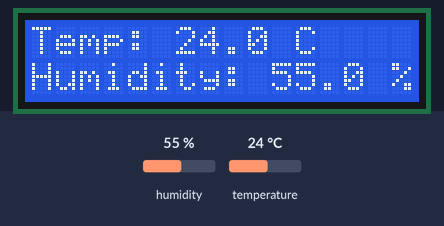
Simulated run of this program. Board: Raspberry Pi Pico running MicroPython. Shown: 16×2 character LCD. The inputs (shaded band) are chosen by the test bench; at power-on: humidity 55 %, temperature 24 °C.

Above: at 1.2 s.
1.3 s: humidity set to 22 %
At 3.0 s:
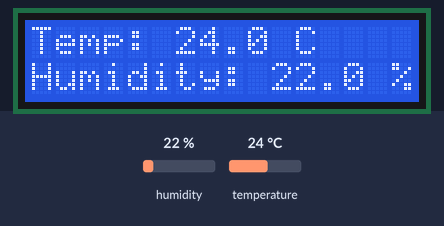
5.5 s: temperature set to 12 °C
At 7.0 s:
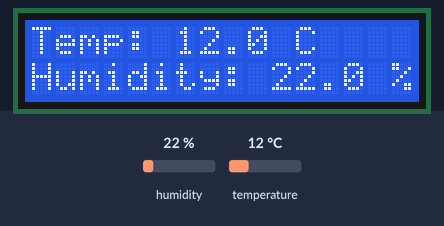
8.9 s: humidity set to 40 %
At 10.0 s:
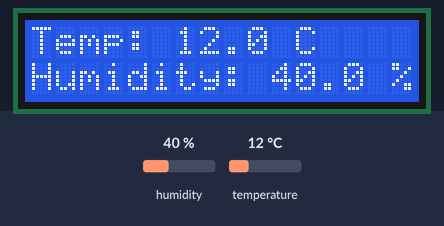
12.1 s: temperature set to 19 °C
At 13.6 s:
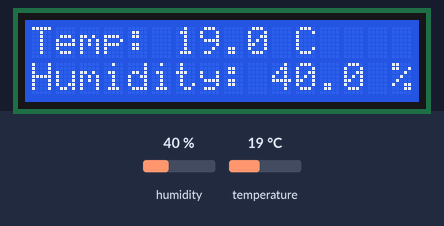
Timing chart, 0 to 15.1 s (numbered marks = the images above; inputs shaded):
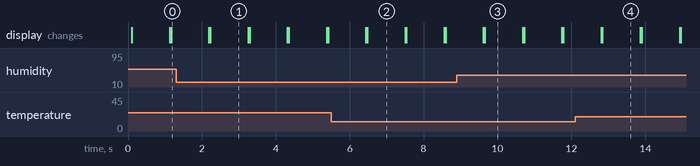

The program:

Temperature_Humidity_Measurement.py
```python
from machine import Pin, I2C
from i2c_lcd import I2cLcd
from time import sleep
import dht

dht_sensor = dht.DHT22(Pin(12))

i2c = I2C(0,scl=Pin(5), sda=Pin(4), freq=400000)
lcd = I2cLcd(i2c, 0x27, 2, 16)

while True:
  dht_sensor.measure()
  temp = round(dht_sensor.temperature(), 1)
  humidity = round(dht_sensor.humidity(), 1)

  lcd.clear()
  lcd.move_to(0,0)
  lcd.putstr(f"Temp: {temp} C")
  lcd.move_to(0,1)
  lcd.putstr(f"Humidity: {humidity} %")
  sleep(1)
```

Measured:
- after the input at 1.3 s, the display: first differs from a run without the input after 0.93 s (image 1)
- after the input at 5.5 s, the display: first differs from a run without the input after 0.97 s (image 2)
- after the input at 8.9 s, the display: first differs from a run without the input after 0.76 s (image 3)
- after the input at 12.1 s, the display: first differs from a run without the input after 0.74 s (image 4)
- what the display in image 1 shows lasts 1.1 s, from 2.2 s to 3.3 s
